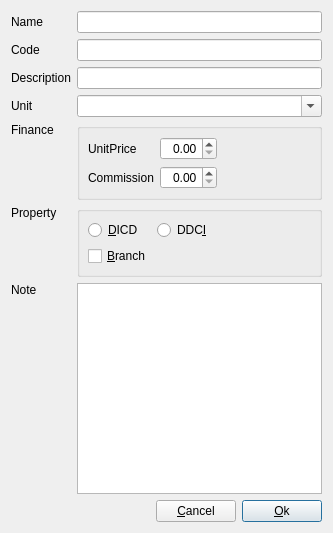
<?xml version="1.0" encoding="UTF-8"?>
<ui version="4.0">
 <class>EditNodeProduct</class>
 <widget class="QDialog" name="EditNodeProduct">
  <property name="geometry">
   <rect>
    <x>0</x>
    <y>0</y>
    <width>333</width>
    <height>533</height>
   </rect>
  </property>
  <layout class="QGridLayout" name="gridLayout_2" columnstretch="0,0,0,0">
   <item row="1" column="0">
    <widget class="QLabel" name="labCode">
     <property name="text">
      <string>Code</string>
     </property>
     <property name="buddy">
      <cstring>lineEditCode</cstring>
     </property>
    </widget>
   </item>
   <item row="3" column="1" colspan="3">
    <widget class="ComboBox" name="comboUnit">
     <property name="sizePolicy">
      <sizepolicy hsizetype="Preferred" vsizetype="Preferred">
       <horstretch>0</horstretch>
       <verstretch>0</verstretch>
      </sizepolicy>
     </property>
     <property name="editable">
      <bool>true</bool>
     </property>
     <property name="insertPolicy">
      <enum>QComboBox::InsertPolicy::NoInsert</enum>
     </property>
    </widget>
   </item>
   <item row="9" column="1" rowspan="2" colspan="3">
    <widget class="QGroupBox" name="groupBox">
     <property name="title">
      <string/>
     </property>
     <layout class="QGridLayout" name="gridLayout">
      <property name="leftMargin">
       <number>8</number>
      </property>
      <property name="topMargin">
       <number>8</number>
      </property>
      <property name="rightMargin">
       <number>8</number>
      </property>
      <property name="bottomMargin">
       <number>8</number>
      </property>
      <item row="4" column="0">
       <widget class="QCheckBox" name="chkBoxBranch">
        <property name="sizePolicy">
         <sizepolicy hsizetype="Preferred" vsizetype="Fixed">
          <horstretch>0</horstretch>
          <verstretch>0</verstretch>
         </sizepolicy>
        </property>
        <property name="text">
         <string>&amp;Branch</string>
        </property>
       </widget>
      </item>
      <item row="2" column="1">
       <widget class="QRadioButton" name="rBtnDDCI">
        <property name="sizePolicy">
         <sizepolicy hsizetype="Preferred" vsizetype="Fixed">
          <horstretch>0</horstretch>
          <verstretch>0</verstretch>
         </sizepolicy>
        </property>
        <property name="text">
         <string>DDC&amp;I</string>
        </property>
       </widget>
      </item>
      <item row="2" column="0">
       <widget class="QRadioButton" name="rBtnDICD">
        <property name="sizePolicy">
         <sizepolicy hsizetype="Preferred" vsizetype="Fixed">
          <horstretch>0</horstretch>
          <verstretch>0</verstretch>
         </sizepolicy>
        </property>
        <property name="text">
         <string>&amp;DICD</string>
        </property>
       </widget>
      </item>
      <item row="2" column="2">
       <spacer name="horizontalSpacer_2">
        <property name="orientation">
         <enum>Qt::Orientation::Horizontal</enum>
        </property>
        <property name="sizeHint" stdset="0">
         <size>
          <width>40</width>
          <height>20</height>
         </size>
        </property>
       </spacer>
      </item>
     </layout>
    </widget>
   </item>
   <item row="12" column="3">
    <widget class="QPushButton" name="pBtnOk">
     <property name="sizePolicy">
      <sizepolicy hsizetype="Fixed" vsizetype="Fixed">
       <horstretch>0</horstretch>
       <verstretch>0</verstretch>
      </sizepolicy>
     </property>
     <property name="text">
      <string>&amp;Ok</string>
     </property>
     <property name="default">
      <bool>true</bool>
     </property>
    </widget>
   </item>
   <item row="2" column="1" colspan="3">
    <widget class="LineEdit" name="lineEditDescription">
     <property name="sizePolicy">
      <sizepolicy hsizetype="Preferred" vsizetype="Preferred">
       <horstretch>0</horstretch>
       <verstretch>0</verstretch>
      </sizepolicy>
     </property>
    </widget>
   </item>
   <item row="11" column="1" colspan="3">
    <widget class="PlainTextEdit" name="plainTextEdit">
     <property name="tabChangesFocus">
      <bool>true</bool>
     </property>
    </widget>
   </item>
   <item row="1" column="1" colspan="3">
    <widget class="LineEdit" name="lineEditCode">
     <property name="sizePolicy">
      <sizepolicy hsizetype="Preferred" vsizetype="Fixed">
       <horstretch>0</horstretch>
       <verstretch>0</verstretch>
      </sizepolicy>
     </property>
    </widget>
   </item>
   <item row="0" column="0">
    <widget class="QLabel" name="labName">
     <property name="sizePolicy">
      <sizepolicy hsizetype="Fixed" vsizetype="Preferred">
       <horstretch>0</horstretch>
       <verstretch>0</verstretch>
      </sizepolicy>
     </property>
     <property name="text">
      <string>Name</string>
     </property>
     <property name="buddy">
      <cstring>lineEditName</cstring>
     </property>
    </widget>
   </item>
   <item row="12" column="0" colspan="2">
    <spacer name="horizontalSpacer">
     <property name="orientation">
      <enum>Qt::Orientation::Horizontal</enum>
     </property>
     <property name="sizeHint" stdset="0">
      <size>
       <width>111</width>
       <height>20</height>
      </size>
     </property>
    </spacer>
   </item>
   <item row="12" column="2">
    <widget class="QPushButton" name="pBtnCancel">
     <property name="sizePolicy">
      <sizepolicy hsizetype="Fixed" vsizetype="Fixed">
       <horstretch>0</horstretch>
       <verstretch>0</verstretch>
      </sizepolicy>
     </property>
     <property name="text">
      <string>&amp;Cancel</string>
     </property>
    </widget>
   </item>
   <item row="0" column="1" colspan="3">
    <widget class="LineEdit" name="lineEditName">
     <property name="sizePolicy">
      <sizepolicy hsizetype="Expanding" vsizetype="Fixed">
       <horstretch>0</horstretch>
       <verstretch>0</verstretch>
      </sizepolicy>
     </property>
    </widget>
   </item>
   <item row="2" column="0">
    <widget class="QLabel" name="labDescription">
     <property name="text">
      <string>Description</string>
     </property>
     <property name="buddy">
      <cstring>lineEditDescription</cstring>
     </property>
    </widget>
   </item>
   <item row="3" column="0">
    <widget class="QLabel" name="labUnit">
     <property name="text">
      <string>Unit</string>
     </property>
     <property name="buddy">
      <cstring>comboUnit</cstring>
     </property>
    </widget>
   </item>
   <item row="11" column="0">
    <widget class="QLabel" name="labNote">
     <property name="sizePolicy">
      <sizepolicy hsizetype="Preferred" vsizetype="Expanding">
       <horstretch>0</horstretch>
       <verstretch>0</verstretch>
      </sizepolicy>
     </property>
     <property name="text">
      <string>Note</string>
     </property>
     <property name="alignment">
      <set>Qt::AlignmentFlag::AlignLeading|Qt::AlignmentFlag::AlignLeft|Qt::AlignmentFlag::AlignTop</set>
     </property>
     <property name="buddy">
      <cstring>plainTextEdit</cstring>
     </property>
    </widget>
   </item>
   <item row="8" column="0">
    <widget class="QLabel" name="labFinance">
     <property name="text">
      <string>Finance</string>
     </property>
     <property name="alignment">
      <set>Qt::AlignmentFlag::AlignLeading|Qt::AlignmentFlag::AlignLeft|Qt::AlignmentFlag::AlignTop</set>
     </property>
    </widget>
   </item>
   <item row="8" column="1" colspan="3">
    <widget class="QGroupBox" name="groupBox_2">
     <property name="title">
      <string/>
     </property>
     <layout class="QGridLayout" name="gridLayout_3">
      <property name="leftMargin">
       <number>8</number>
      </property>
      <property name="topMargin">
       <number>8</number>
      </property>
      <property name="rightMargin">
       <number>8</number>
      </property>
      <property name="bottomMargin">
       <number>8</number>
      </property>
      <item row="0" column="1">
       <widget class="DoubleSpinBox" name="dSpinBoxUnitPrice">
        <property name="alignment">
         <set>Qt::AlignmentFlag::AlignRight|Qt::AlignmentFlag::AlignTrailing|Qt::AlignmentFlag::AlignVCenter</set>
        </property>
        <property name="stepType">
         <enum>QAbstractSpinBox::StepType::AdaptiveDecimalStepType</enum>
        </property>
       </widget>
      </item>
      <item row="1" column="0">
       <widget class="QLabel" name="labCommission">
        <property name="sizePolicy">
         <sizepolicy hsizetype="Minimum" vsizetype="Preferred">
          <horstretch>0</horstretch>
          <verstretch>0</verstretch>
         </sizepolicy>
        </property>
        <property name="text">
         <string>Commission</string>
        </property>
       </widget>
      </item>
      <item row="1" column="1">
       <widget class="DoubleSpinBox" name="dSpinBoxCommission">
        <property name="alignment">
         <set>Qt::AlignmentFlag::AlignRight|Qt::AlignmentFlag::AlignTrailing|Qt::AlignmentFlag::AlignVCenter</set>
        </property>
        <property name="stepType">
         <enum>QAbstractSpinBox::StepType::AdaptiveDecimalStepType</enum>
        </property>
       </widget>
      </item>
      <item row="0" column="0">
       <widget class="QLabel" name="labUnitPrice">
        <property name="sizePolicy">
         <sizepolicy hsizetype="Minimum" vsizetype="Preferred">
          <horstretch>0</horstretch>
          <verstretch>0</verstretch>
         </sizepolicy>
        </property>
        <property name="text">
         <string>UnitPrice</string>
        </property>
       </widget>
      </item>
      <item row="0" column="2" rowspan="2">
       <spacer name="horizontalSpacer_3">
        <property name="orientation">
         <enum>Qt::Orientation::Horizontal</enum>
        </property>
        <property name="sizeHint" stdset="0">
         <size>
          <width>40</width>
          <height>20</height>
         </size>
        </property>
       </spacer>
      </item>
     </layout>
    </widget>
   </item>
   <item row="9" column="0" rowspan="2">
    <widget class="QLabel" name="labProperty">
     <property name="sizePolicy">
      <sizepolicy hsizetype="Preferred" vsizetype="Preferred">
       <horstretch>0</horstretch>
       <verstretch>0</verstretch>
      </sizepolicy>
     </property>
     <property name="text">
      <string>Property</string>
     </property>
     <property name="alignment">
      <set>Qt::AlignmentFlag::AlignLeading|Qt::AlignmentFlag::AlignLeft|Qt::AlignmentFlag::AlignTop</set>
     </property>
     <property name="buddy">
      <cstring>rBtnDICD</cstring>
     </property>
    </widget>
   </item>
  </layout>
 </widget>
 <customwidgets>
  <customwidget>
   <class>DoubleSpinBox</class>
   <extends>QDoubleSpinBox</extends>
   <header location="global">widget/doublespinbox.h</header>
  </customwidget>
  <customwidget>
   <class>ComboBox</class>
   <extends>QComboBox</extends>
   <header location="global">widget/combobox.h</header>
  </customwidget>
  <customwidget>
   <class>LineEdit</class>
   <extends>QLineEdit</extends>
   <header location="global">widget/lineedit.h</header>
  </customwidget>
  <customwidget>
   <class>PlainTextEdit</class>
   <extends>QPlainTextEdit</extends>
   <header location="global">widget/plaintextedit.h</header>
  </customwidget>
 </customwidgets>
 <tabstops>
  <tabstop>lineEditName</tabstop>
  <tabstop>lineEditCode</tabstop>
  <tabstop>plainTextEdit</tabstop>
  <tabstop>pBtnOk</tabstop>
  <tabstop>pBtnCancel</tabstop>
  <tabstop>rBtnDICD</tabstop>
  <tabstop>rBtnDDCI</tabstop>
  <tabstop>chkBoxBranch</tabstop>
 </tabstops>
 <resources/>
 <connections>
  <connection>
   <sender>pBtnCancel</sender>
   <signal>clicked()</signal>
   <receiver>EditNodeProduct</receiver>
   <slot>reject()</slot>
   <hints>
    <hint type="sourcelabel">
     <x>357</x>
     <y>506</y>
    </hint>
    <hint type="destinationlabel">
     <x>276</x>
     <y>492</y>
    </hint>
   </hints>
  </connection>
  <connection>
   <sender>pBtnOk</sender>
   <signal>clicked()</signal>
   <receiver>EditNodeProduct</receiver>
   <slot>accept()</slot>
   <hints>
    <hint type="sourcelabel">
     <x>431</x>
     <y>501</y>
    </hint>
    <hint type="destinationlabel">
     <x>158</x>
     <y>491</y>
    </hint>
   </hints>
  </connection>
 </connections>
</ui>
